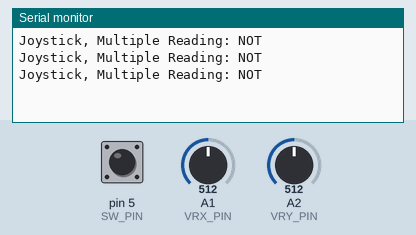
Recording of a sketch running on a simulated Arduino Leonardo, built with avr-gcc and run on an emulated ATmega32U4. Parts: the last lines printed to the serial monitor. Inputs (shaded band) come from the test bench; at power-on: A1 (VRX_PIN) = 512, A2 (VRY_PIN) = 512, pin 5 (SW_PIN) HIGH.

Above: at 1.2 s.
1.3 s: A1 (VRX_PIN) set to 107
2.8 s: A1 (VRX_PIN) set to 93
At 3.4 s:
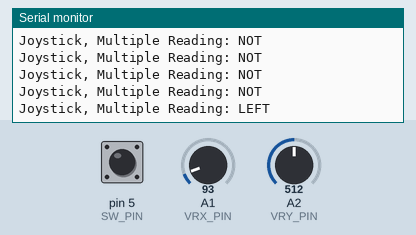
5.0 s: A2 (VRY_PIN) set to 108
At 5.4 s:
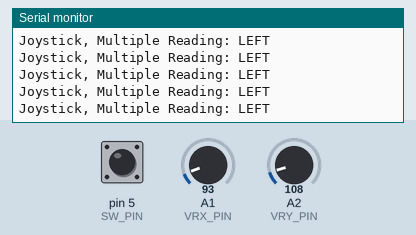
6.5 s: A2 (VRY_PIN) set to 92
At 6.9 s:
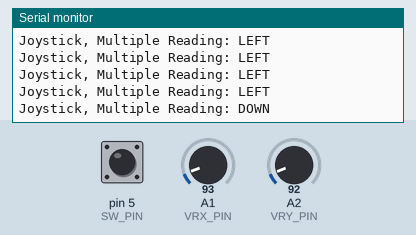

Measured:
- the behaviour switches between 101 and 100 on A1 (VRX_PIN) (found by bisection; images 0 and 1)
- the behaviour switches between 101 and 100 on A2 (VRY_PIN) (found by bisection; images 2 and 3)
- after the input at 2.8 s, the serial monitor: prints a new line after 0.21 s (image 1)
- after the input at 6.5 s, the serial monitor: prints a new line at once (image 3)

The sketch:

joystick.ino
```cpp
/*
  Axis Joystick, Multiple Reading
  Reads a press of the joystick and displays information
  in the default Serial.
  Multiple reading of the joystick controller.
  If the joystick is clamped,
  returns a pressed button value.
  Return value of pressing the remote control:
    Move::PRESS - button is pressed;
    Move::UP - X axis is pressed up;
    Move::DOWN - X axis is pressed down;
    Move::RIGTH - Y axis is pressed right;
    Move::LEFT - Y axis is pressed left;
    Move::NOT - not pressed.
  https://github.com/YuriiSalimov/AxisJoystick
  Created by Yurii Salimov, February, 2018.
  Released into the public domain.
*/
#include <Joystick.h>
#include <AxisJoystick.h>

#define SW_PIN 5
#define VRX_PIN A1
#define VRY_PIN A2

Joystick* joystick;

// the setup function runs once when you press reset or power the board
void setup() {
  Serial.begin(9600);

  joystick = new AxisJoystick(SW_PIN, VRX_PIN, VRY_PIN);
}

// the loop function runs over and over again forever
void loop() {
  Serial.print("Joystick, Multiple Reading: ");
  Serial.println(moveTitle(joystick->multipleRead()));

  delay(500); // optionally, only to delay the output of information in the example
}

/**
  Return title of the input joystick move.
*/
String moveTitle(const Joystick::Move move) {
  switch (move) {
    case Joystick::Move::NOT:
      return "NOT";
    case Joystick::Move::PRESS:
      return "PRESS";
    case Joystick::Move::UP:
      return "UP";
    case Joystick::Move::DOWN:
      return "DOWN";
    case Joystick::Move::RIGHT:
      return "RIGHT";
    case Joystick::Move::LEFT:
      return "LEFT";
    default:
      return "???";
  }
}
```
